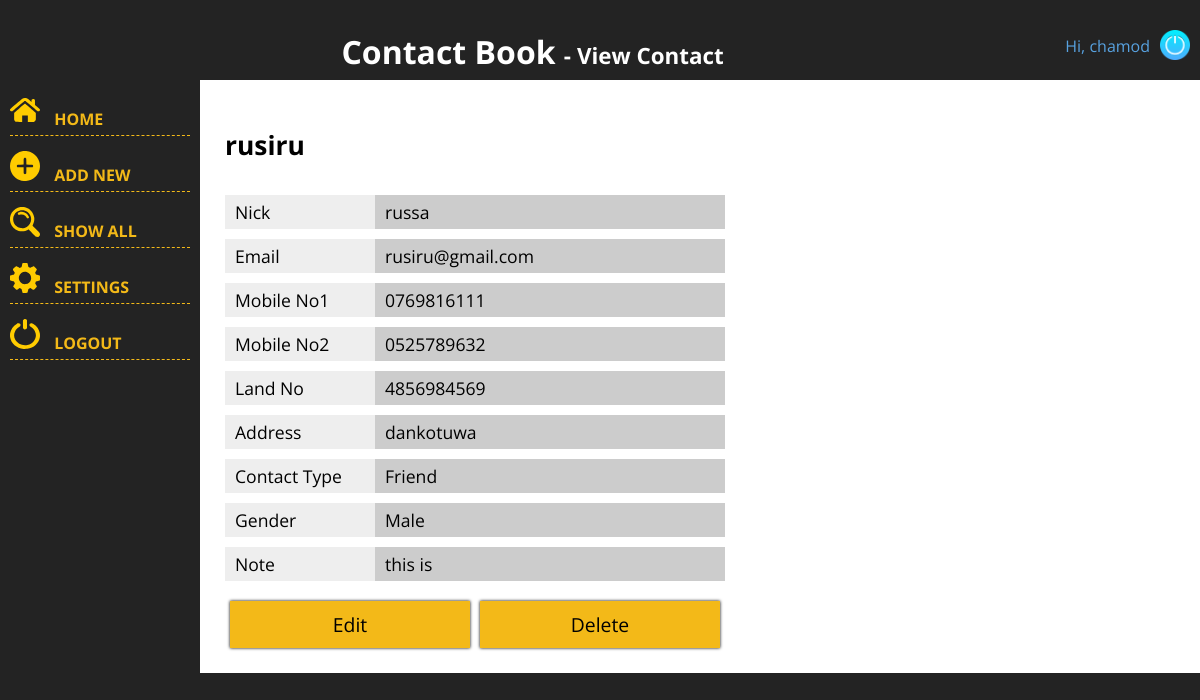
Page /view.php?id=27 (signed in) on the committed database.
### tables this page shows
CREATE TABLE `contacts` (
  `id` int(11) NOT NULL,
  `name` varchar(30) NOT NULL,
  `nick` varchar(12) NOT NULL,
  `email` varchar(100) NOT NULL,
  `mobile1` varchar(12) NOT NULL,
  `mobile2` varchar(12) NOT NULL,
  `landline` varchar(12) NOT NULL,
  `address` varchar(160) NOT NULL,
  `type` tinyint(4) NOT NULL,
  `gender` tinyint(4) NOT NULL,
  `note` varchar(160) NOT NULL
);

### view.php (the view, shortened to what this page needs)
<?php
    include "inc_header.php";
    $msg="";
    ?>
    <?php include "inc_menus.php"; ?>
        <div id="wrap">
            <?php
                try{
                    if(isset($_GET['id'])){
                    include "db_connection.php";
                    $query = $db->prepare("SELECT * FROM `contacts` WHERE `id`=?");
                    $query->execute(array($_GET['id']));
                    if($query->rowCount()>0){
                        if($result=$query->fetch()){
                        $type = array("Other","Friend","Relation","Co-Worker","Other");
                        $gender = array("","Male","Female");
    ?>
            <div class="row">
                <h2><?php echo $result['name']; ?></h2>
            </div>
            <div class="row">
                <span class="item1">Nick</span>
                <span class="item2"><?php echo $result['nick']; ?></span>
            </div>
            <div class="row">
                <span class="item1">Email</span>
                <span class="item2"><?php echo $result['email']; ?></span>
            </div>
            <div class="row">
                <span class="item1">Mobile No1</span>
                <span class="item2"><?php echo $result['mobile1']; ?></span>
            </div>
            <div class="row">
                <span class="item1">Mobile No2</span>
                <span class="item2"><?php echo $result['mobile2']; ?></span>
            </div>
            <div class="row">
                <span class="item1">Land No</span>
                <span class="item2"><?php echo $result['landline']; ?></span>
            </div>
            <div class="row">
                <span class="item1">Address</span>
                <span class="item2"><?php echo $result['address']; ?></span>
            </div>
            <div class="row">
                <span class="item1">Contact Type</span>
                <span class="item2"><?php echo $type[$result['type']]; ?></span>
            </div>
            <div class="row">
                <span class="item1">Gender</span>
                <span class="item2"><?php echo $gender[$result['gender']]; ?></span>
            </div>
            <div class="row">
                <span class="item1">Note</span>
                <span class="item2"><?php echo $result['note']; ?></span>
            </div>
            <div class="row">
                <a href="edit.php?id=<?php echo $_GET['id']; ?>" class="button">Edit</a>
                <a href="all.php?id=<?php echo $_GET['id']; ?>&delete=yes" class="button">Delete</a>
            </div>
    <?php
                        }
                    }else $msg = "Given user id is invalid";
                    }else $msg ="URL is Invalid. User id is required in URL";
                }catch(PDOException $e){
                    $msg.=$e->getMessage();
                }
    ?>
        </div>
    <?php include "inc_footer.php";

### style.css (style rules this page uses)
body { padding-top: 80px; margin: 0; background: #232323; font-family: 'Open Sans', sans-serif; }

### view.php (style rules this page uses)
#wrap { width: 500px; }
.row { width: 100%; font-size: 1.1em; padding: 5px; float: left; }
.item1 { width: 30%; background: #eee; }
.item2 { width: 70%; background: #ccc; }
.item1, .item2 { float: left; padding: 5px 0; text-indent: 10px; }
.button { width: 48%; margin: 10px 1% 0; float: left; padding: 10px 0; background: #f3b918; color: #000; border: 0; box-shadow: 0 0 3px #000; font-size: 1.1em; text-align: center; text-decoration: none; font-family: 'Open Sans', sans-serif; }

### rows in the picture
contacts: name "rusiru", nick "russa", email "rusiru@gmail.com", mobile1 "0769816111", mobile2 "0525789632", landline "4856984569", address "dankotuwa", type "Friend", gender "Male", note "this is"

### other values in the picture
$_SESSION['name'] "chamod"
$page_name[$page_id] "View Contact"
